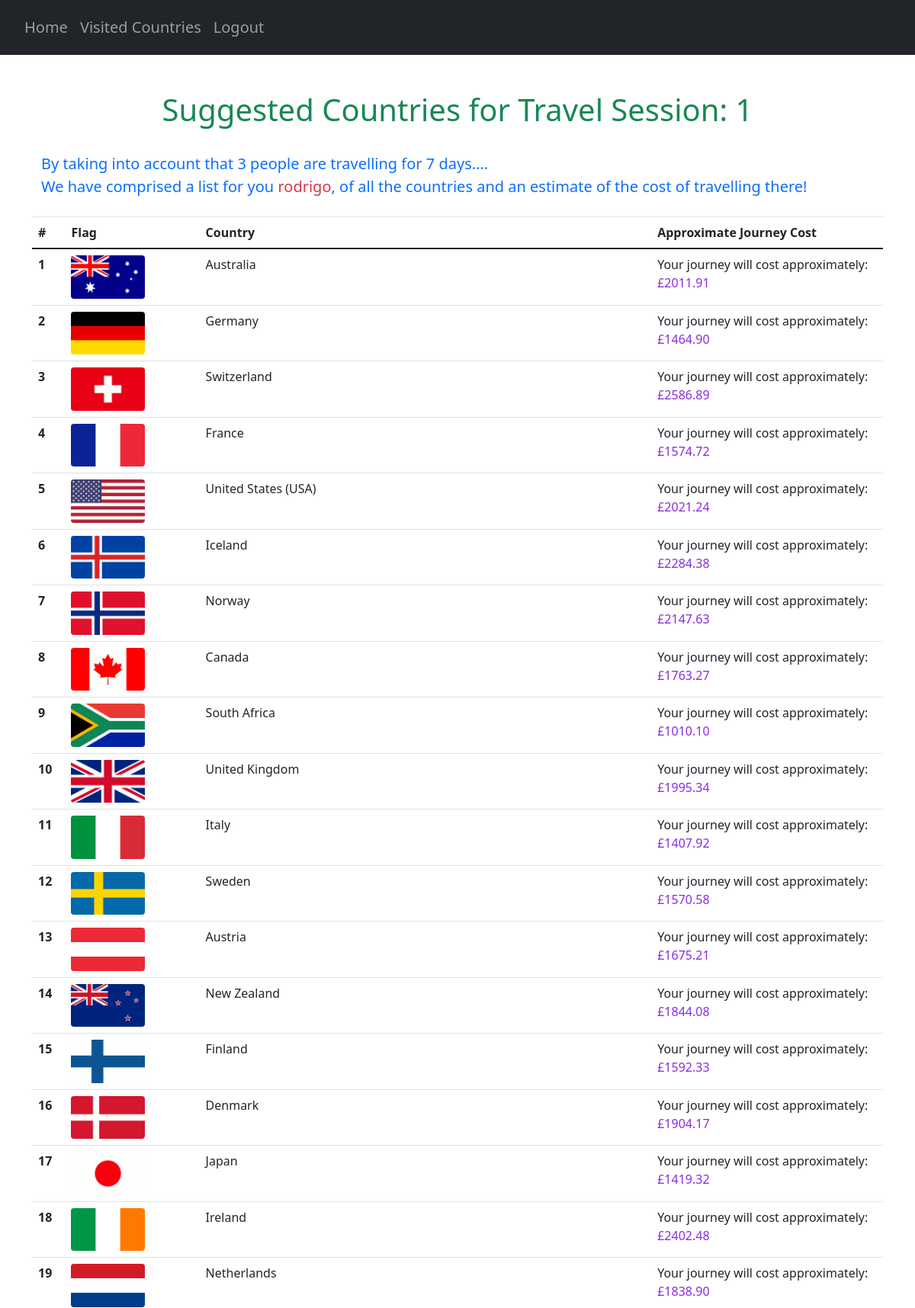
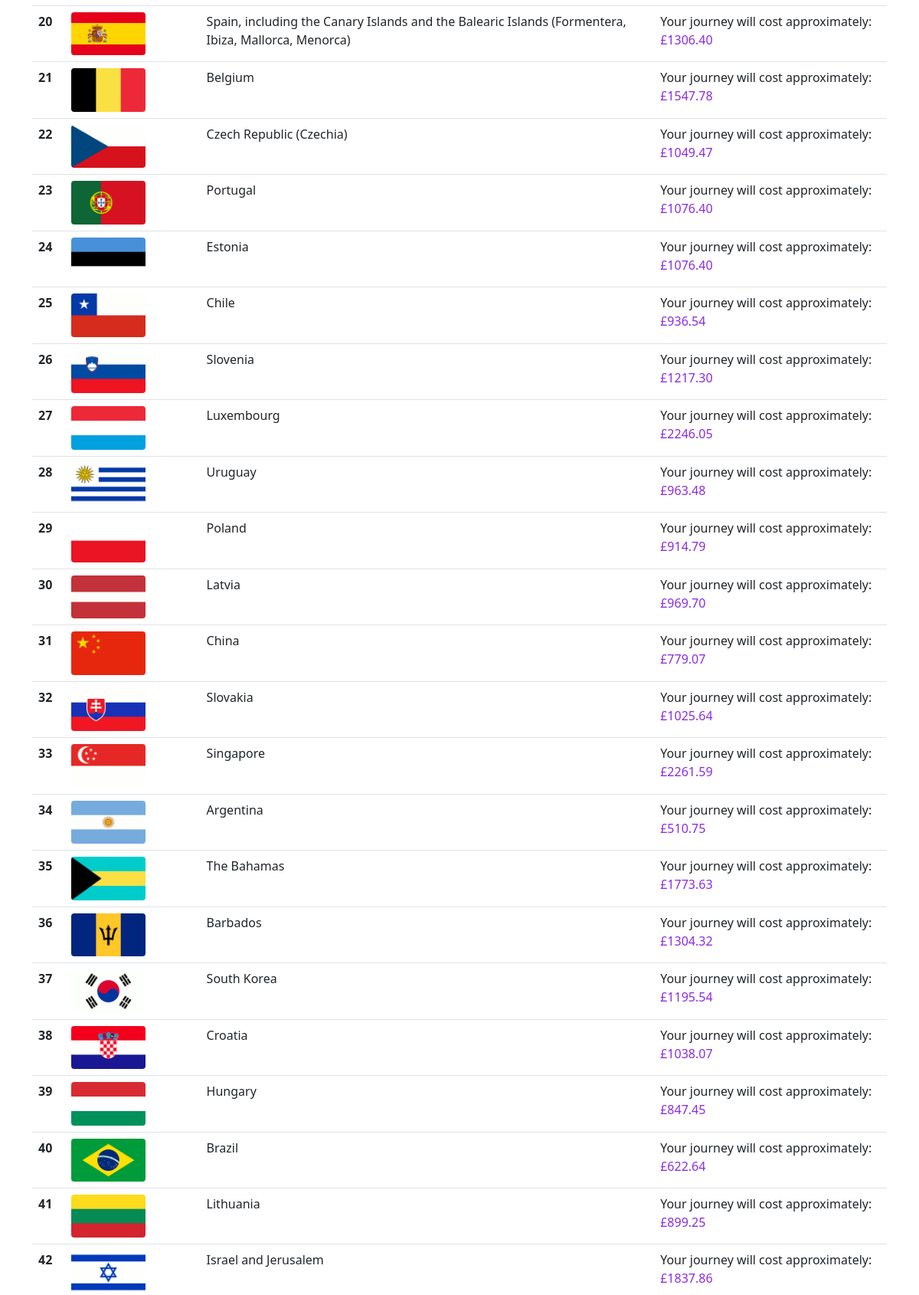
The app's page /suggestions/1 (signed in, upper part) with its own data (2 pictures, top to bottom).
### website/models.py (models this page shows)
class User(db.Model, UserMixin):
    id = db.Column(db.Integer, primary_key=True)
    email = db.Column(db.String(150), unique=True)
    password = db.Column(db.String(150))
    first_name = db.Column(db.String(150))
    countries = db.relationship('UserCountry')
    travel_score = db.relationship('UserTravelScore')

class Country(db.Model):
    country_code = db.Column(db.String(3), primary_key=True)
    country_name = db.Column(db.String(150), unique=True)

### website/views.py (the view)
@views.route("/suggestions/<travelID>", methods=["GET"])
@login_required
def suggestions(travelID):
    countries = Country.query.all()
    AllCountries = {}
    for country in countries:
        AllCountries[country.country_code] = country.country_name
    user_travel_details = []
    try:
        ranked_countries = userCountryScore(travelID, AllCountries)
        ranked_countries_UF = list(map(lambda x: (AllCountries[x[0]], x[1], x[2]), ranked_countries))
        current_travel = UserTravelScore.query.get((current_user.id, travelID))
        num_travellers = current_travel.num_travellers
        travelling_time = current_travel.travelling_time
        user_travel_details.append(travelID)
        user_travel_details.append(num_travellers)
        user_travel_details.append(travelling_time)
        return render_template("suggestions.html",
                               user=current_user,
                               best_countries=ranked_countries_UF,
                               user_travel=user_travel_details)
    except (AttributeError):
        print("ERROR", traceback.format_exc())
        user_travel_details.append(0)
        user_travel_details.append(1)
        return redirect(url_for('views.noTravel'))

### website/__init__.py (called while the page is built)
def create_app():
    app = Flask(__name__)
    app.config['SECRET_KEY'] = 'pog'
    app.config['SQLALCHEMY_DATABASE_URI'] = f'sqlite:///{DB_NAME}'
    db.init_app(app)
    from .views import views
    from .auth import auth
    app.register_blueprint(views, url_prefix='/')
    app.register_blueprint(auth, url_prefix='/')
    from .models import User, Country, UserCountry, Safety, Cost, CulturalValue, CovidRestrictions
    create_database(app)
    login_manager = LoginManager()
    login_manager.login_view = 'auth.login'
    login_manager.init_app(app)
    @login_manager.user_loader
    def load_user(id):
        return User.query.get(int(id))
    return app

### website/questionHandler.py (called while the page is built)
def filterPrevCountries(codes, travelID):
    try:
        current_travel = UserTravelScore.query.get((current_user.id, travelID))
    except (sqlite3.IntegrityError, sqlalchemy.exc.IntegrityError) as e:
        print(e)
    prev_countries = getattr(current_travel, "prev_countries")
    if prev_countries == True:
        return codes
    else:
        suggestionsStream = filter(lambda x:not(doesUserWantThisCountry(x)), codes)
        suggestionsStream = list(suggestionsStream)
        return suggestionsStream

def userCountryScore(travelID, countryCodes):
    try:
        current_travel = UserTravelScore.query.get((current_user.id, travelID))
    except (sqlite3.IntegrityError, sqlalchemy.exc.IntegrityError) as e:
        print(e)
    prev_countries = getattr(current_travel, "prev_countries")
    try:
        calculateCountryScores(travelID, countryCodes)
    except ValueError:
        pass
    sortedCountries = sortCountries(travelID)
    return sortedCountries

### website/templates/suggestions.html (shortened to what this page needs)
{% extends "base.html" %} {% block title %}Countries{% endblock %}
{% block content %}
<div class="container pt-5">
    <h1 align="center"><span class="text-success">Suggested Countries for Travel Session: {{ user_travel[0] }}</span></h1>
    <p class="pt-4 pb-2 text-primary" id="user-countries-header">
        By taking into account that {{ user_travel[1] }} people are travelling for {{ user_travel[2] }} days....<br>
        We have comprised a list for you <span class="text-danger">{{ current_user.first_name }}</span>,
        of all the countries and an estimate of the cost of travelling there!
    </p>
</div>
<table class="table">
    <thead>
        <tr>
            <th scope="col">#</th>
            <th scope="col">Flag</th>
            <th scope="col">Country</th>
            <th scope="col">Approximate Journey Cost</th>
        </tr>
    </thead>
    <tbody>
        {% for country in best_countries %}
        {% set countryName = country[0] %}
        {% set countryDict = country[2] %}
        {% for roughCostText, roughCost in countryDict.items() %}
            <tr>
                <th scope="row">{{ country[1] }}</th>
                <td><img src="/static/flags/{{ countryName }}.png" class="rounded img-fluid" style="max-width: 60%;"></td>
                <td>{{ countryName }}</td>
                <td>{{ roughCostText }}: <span class="cost-number">£{{ roughCost}}</span></td>
            </tr>
        {% endfor %}
        {% endfor %}
    </tbody>
</table>
{% endblock %}

### website/templates/base.html (shortened to what this page needs)
<!DOCTYPE html>
<html>
    <head>
        <link
            rel="stylesheet"
            href="https://stackpath.bootstrapcdn.com/bootstrap/4.4.1/css/bootstrap.min.css"
        />
        <link
            rel="stylesheet"
            href="https://stackpath.bootstrapcdn.com/font-awesome/4.7.0/css/font-awesome.min.css"
        />
        <link rel="stylesheet" href="https://cdn.jsdelivr.net/npm/bootstrap-icons@1.3.0/font/bootstrap-icons.css">
        <link href="https://cdn.jsdelivr.net/npm/bootstrap@5.0.2/dist/css/bootstrap.min.css"
              rel="stylesheet"
        />
        <link rel="stylesheet" type="text/css" href="/static/extra.css">
    </head>
    <body>
        <section>
            <nav class="navbar navbar-expand-lg bg-dark navbar-dark py-3 ">
                <div class="collapse navbar-collapse" id="navbar">
                    <div class="navbar-nav pl-2 h5">
                        <ul class="navbar-nav">
                            {% if user.is_authenticated %}
                            <li class="nav-item">
                                <a class="nav-link" id="home" href="/">Home</a>
                            </li>
                            <li class="nav-item">
                                <a class="nav-link" id="prev-countries" href="/countries">Visited Countries</a>
                            </li>
                            <li class="nav-item">
                                <a class="nav-link" id="logout" href="/logout">Logout</a>
                            </li>
                            {% endif %}
                        </ul>
                    </div>
                </div>
            </nav>
        </section>
        {% if request.path == "/" %}
            {% block homepage %}
            {% endblock %}
        {% elif request.path == "/countries" %}
            {% block countriespage %}
            {% endblock %}
        {% else %}
            <div class="container" id="main">
            {% block content %}
            {% endblock %}
            </div>
        {% endif %}
    </body>
</html>

### website/static/extra.css (style rules this page uses)
.cost-number { color: blueviolet; }
#user-countries-header { font-size: 20px; }

### records on screen
User: first_name "rodrigo"
Country: country "1", country_name (picture), countryDict "Australia", countryDict "Your journey will cost approximately", countryDict "2011.91"
Country: country "2", country_name (picture), countryDict "Germany", countryDict "Your journey will cost approximately", countryDict "1464.90"
Country: country "3", country_name (picture), countryDict "Switzerland", countryDict "Your journey will cost approximately", countryDict "2586.89"
Country: country "4", country_name (picture), countryDict "France", countryDict "Your journey will cost approximately", countryDict "1574.72"
Country: country "5", country_name (picture), countryDict "United States (USA)", countryDict "Your journey will cost approximately", countryDict "2021.24"
Country: country "6", country_name (picture), countryDict "Iceland", countryDict "Your journey will cost approximately", countryDict "2284.38"
Country: country "7", country_name (picture), countryDict "Norway", countryDict "Your journey will cost approximately", countryDict "2147.63"
Country: country "8", country_name (picture), countryDict "Canada", countryDict "Your journey will cost approximately", countryDict "1763.27"
Country: country "9", country_name (picture), countryDict "South Africa", countryDict "Your journey will cost approximately", countryDict "1010.10"
Country: country "10", country_name (picture), countryDict "United Kingdom", countryDict "Your journey will cost approximately", countryDict "1995.34"
Country: country "11", country_name (picture), countryDict "Italy", countryDict "Your journey will cost approximately", countryDict "1407.92"
Country: country "12", country_name (picture), countryDict "Sweden", countryDict "Your journey will cost approximately", countryDict "1570.58"
Country: country "13", country_name (picture), countryDict "Austria", countryDict "Your journey will cost approximately", countryDict "1675.21"
Country: country "14", country_name (picture), countryDict "New Zealand", countryDict "Your journey will cost approximately", countryDict "1844.08"
Country: country "15", country_name (picture), countryDict "Finland", countryDict "Your journey will cost approximately", countryDict "1592.33"
Country: country "16", country_name (picture), countryDict "Denmark", countryDict "Your journey will cost approximately", countryDict "1904.17"
Country: country "17", country_name (picture), countryDict "Japan", countryDict "Your journey will cost approximately", countryDict "1419.32"
Country: country "18", country_name (picture), countryDict "Ireland", countryDict "Your journey will cost approximately", countryDict "2402.48"
Country: country "19", country_name (picture), countryDict "Netherlands", countryDict "Your journey will cost approximately", countryDict "1838.90"
Country: country "20", country_name (picture), countryDict "Spain, including the Canary Islands and the Balearic Islands (Formentera, Ibiza, Mallorca, Menorca)", countryDict "Your journey will cost approximately", countryDict "1306.40"
Country: country "21", country_name (picture), countryDict "Belgium", countryDict "Your journey will cost approximately", countryDict "1547.78"
Country: country "22", country_name (picture), countryDict "Czech Republic (Czechia)", countryDict "Your journey will cost approximately", countryDict "1049.47"
Country: country "23", country_name (picture), countryDict "Portugal", countryDict "Your journey will cost approximately", countryDict "1076.40"
Country: country "24", country_name (picture), countryDict "Estonia", countryDict "Your journey will cost approximately", countryDict "1076.40"
Country: country "25", country_name (picture), countryDict "Chile", countryDict "Your journey will cost approximately", countryDict "936.54"
Country: country "26", country_name (picture), countryDict "Slovenia", countryDict "Your journey will cost approximately", countryDict "1217.30"
Country: country "27", country_name (picture), countryDict "Luxembourg", countryDict "Your journey will cost approximately", countryDict "2246.05"
Country: country "28", country_name (picture), countryDict "Uruguay", countryDict "Your journey will cost approximately", countryDict "963.48"
Country: country "29", country_name (picture), countryDict "Poland", countryDict "Your journey will cost approximately", countryDict "914.79"
Country: country "30", country_name (picture), countryDict "Latvia", countryDict "Your journey will cost approximately", countryDict "969.70"
Country: country "31", country_name (picture), countryDict "China", countryDict "Your journey will cost approximately", countryDict "779.07"
Country: country "32", country_name (picture), countryDict "Slovakia", countryDict "Your journey will cost approximately", countryDict "1025.64"
Country: country "33", country_name (picture), countryDict "Singapore", countryDict "Your journey will cost approximately", countryDict "2261.59"
Country: country "34", country_name (picture), countryDict "Argentina", countryDict "Your journey will cost approximately", countryDict "510.75"
Country: country "35", country_name (picture), countryDict "The Bahamas", countryDict "Your journey will cost approximately", countryDict "1773.63"
Country: country "36", country_name (picture), countryDict "Barbados", countryDict "Your journey will cost approximately", countryDict "1304.32"
Country: country "37", country_name (picture), countryDict "South Korea", countryDict "Your journey will cost approximately", countryDict "1195.54"
Country: country "38", country_name (picture), countryDict "Croatia", countryDict "Your journey will cost approximately", countryDict "1038.07"
Country: country "39", country_name (picture), countryDict "Hungary", countryDict "Your journey will cost approximately", countryDict "847.45"
Country: country "40", country_name (picture), countryDict "Brazil", countryDict "Your journey will cost approximately", countryDict "622.64"
Country: country "41", country_name (picture), countryDict "Lithuania", countryDict "Your journey will cost approximately", countryDict "899.25"
Country: country "42", country_name (picture), countryDict "Israel and Jerusalem", countryDict "Your journey will cost approximately", countryDict "1837.86"

### other values on screen
{{ user_travel[0] }} "1"
{{ user_travel[1] }} "3"
{{ user_travel[2] }} "7"
